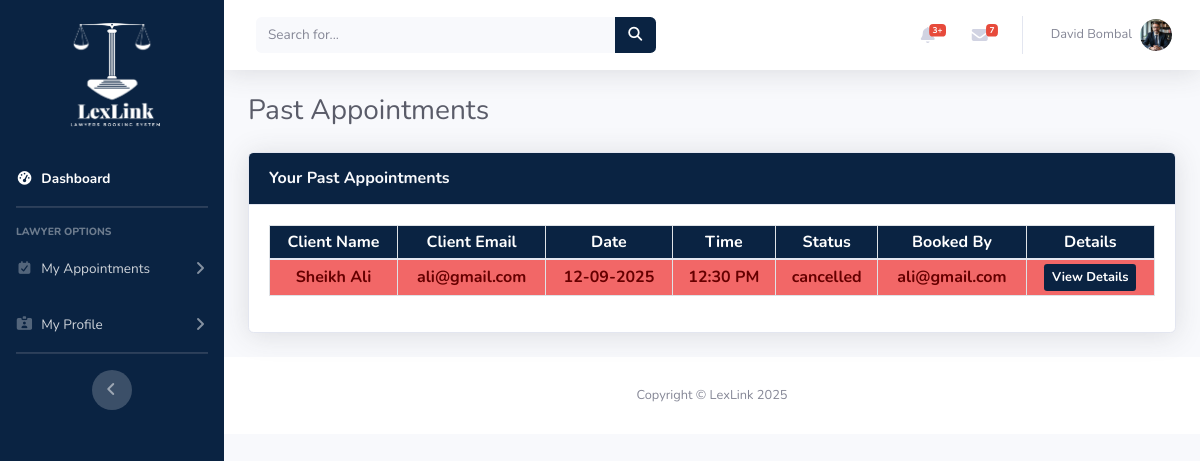
The app's page /lawyer/page/past-appointments.php (signed in), older data.
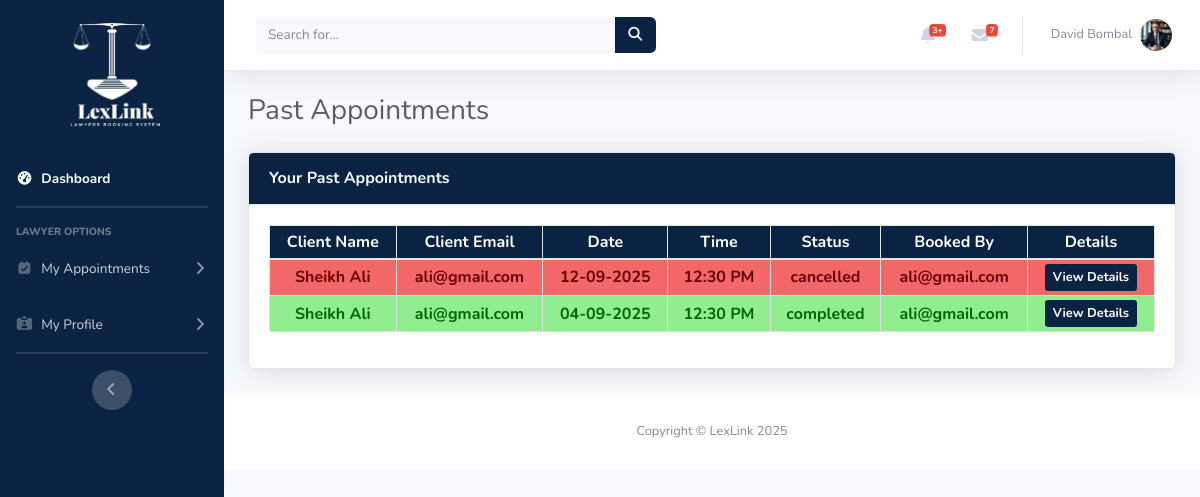
The same page, newer data.
### tables this page shows
CREATE TABLE `appointments` (
  `appointment_id` int(11) NOT NULL,
  `appointment_status` enum('pending','accepted','rejected','completed','cancelled') DEFAULT 'pending',
  `booker_id` int(11) NOT NULL,
  `booker_name` varchar(100) DEFAULT NULL,
  `booker_email` varchar(255) DEFAULT NULL,
  `booker_address` varchar(255) DEFAULT NULL,
  `booker_schedule` datetime DEFAULT NULL,
  `booker_message` text DEFAULT NULL,
  `booked_lawyer` int(10) UNSIGNED DEFAULT NULL
);

CREATE TABLE `users` (
  `user_id` int(11) NOT NULL,
  `user_name` varchar(60) DEFAULT NULL,
  `user_email` varchar(100) DEFAULT NULL,
  `user_password` varchar(255) DEFAULT NULL,
  `user_created_at` datetime DEFAULT current_timestamp(),
  `user_updated_at` datetime DEFAULT current_timestamp() ON UPDATE current_timestamp(),
  `role` varchar(20) NOT NULL DEFAULT 'user'
);

### lawyer/page/past-appointments.php (the view, shortened to what this page needs)
<?php
include_once("../lawyer_includes/lawyer_utils/auth.php");
include_once("../lawyer_includes/lawyer_layouts/header.php");
?>
<?php
$getPast = "SELECT * FROM `appointments`
INNER JOIN `users` ON appointments.booker_id = users.user_id
WHERE booked_lawyer = '$lawyerID' AND (appointment_status=
'completed' OR appointment_status='rejected' OR appointment_status='cancelled')";
$pastResults = mysqli_query($connection, $getPast);
?>
<div class="container-fluid">
    <h1 class="h3 mb-4 text-gray-800">Past Appointments</h1>
    <div class="card shadow mb-4">
        <div class="card-header py-3 bg-warning">
            <h6 class="m-0 font-weight-bold text-light">Your Past Appointments</h6>
        </div>
        <div class="card-body">
            <div class="table-responsive">
                <table style="text-align:center;" class="table table-bordered table-striped" width="100%" cellspacing="0">
                    <thead class="text-white" style="background:#0a2342;">
                        <tr>
                            <th>Client Name</th>
                            <th>Client Email</th>
                            <th>Date</th>
                            <th>Time</th>
                            <th>Status</th>
                            <th>Booked By</th>
                            <th>Details</th>
                        </tr>
                    </thead>
                    <tbody>
                        <?php
                            foreach ($pastResults as $past) {
                            $datetime = $past['booker_schedule'];
                            $date = date("d-m-Y", strtotime($datetime));
                            $time = date("h:i A", strtotime($datetime));
                        ?>
                            <tr>
                                <td class="status <?php echo $past['appointment_status']; ?>"><?php echo $past['booker_name']; ?></td>
                                <td class="status <?php echo $past['appointment_status']; ?>"><?php echo $past['booker_email']; ?></td>
                                <td class="status <?php echo $past['appointment_status']; ?>"><?php echo $date; ?></td>
                                <td class="status <?php echo $past['appointment_status']; ?>"><?php echo $time; ?></td>
                                <td class="status <?php echo $past['appointment_status']; ?>"><?php echo $past['appointment_status']; ?></td>
                                <td class="status <?php echo $past['appointment_status']; ?>"><?php echo $past['user_email']; ?></td>
                                <td style="text-align:center" class="status <?php echo $past['appointment_status']; ?>">
                                    <button class="btn btn-sm btn-primary" data-bs-toggle="modal" data-bs-target="#detailsModal<?php echo $past['appointment_id']; ?>">
                                        View Details
                                    </button>
                                </td>
                            </tr>
                        <?php } ?>
                    </tbody>
                </table>
            </div>
        </div>
    </div>
</div>
<?php
include_once("../lawyer_includes/lawyer_layouts/footer.php");
?>

Row changes from the older to the newer data that the page shows:
now on this page (row edited): appointments: booker_name "Sheikh Ali", booker_email "ali@gmail.com", booker_schedule "04-09-2025", booker_schedule "12:30 PM", appointment_status "completed", booker.user_email "ali@gmail.com"
